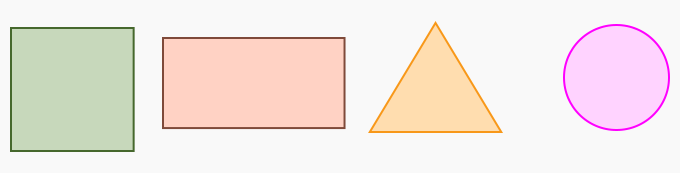
#> input picture Workshop 3-opencv/shape_det/shapes.png, 680 x 173 px
$ python shape_det.py
#> lines starting #> are read from the running program, lines starting #| are printed output that depends on the picture; after the words box and inside, x2 and y2 are one past the last pixel; in counts of white or black regions, pixels touching at a corner belong together
import numpy as np
import cv2

# [16 lines of commented-out code are left out]

img = cv2.imread('shapes.png')
#> img is the input picture: shape (173, 680, 3); mean B, G, R 225.4, 230.5, 241.8
cv2.imshow("img", img)
gray = cv2.cvtColor(img, cv2.COLOR_BGR2GRAY)
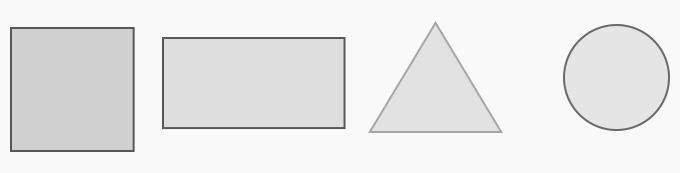
#> gray: shape (173, 680); min 87, max 249, mean 233.3
_, threshold = cv2.threshold(gray, 240, 255, cv2.THRESH_BINARY)
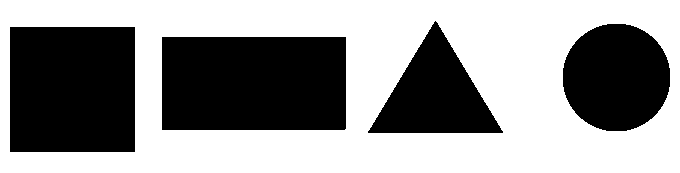
#> threshold: shape (173, 680); 57.9% white; 4 black regions
contours, _ = cv2.findContours(threshold, cv2.RETR_TREE, cv2.CHAIN_APPROX_SIMPLE)
#> contours = 5 contours; box (x1, y1, x2, y2) and area: (0, 0, 680, 173) 116788, (161, 36, 347, 131) 17386, (9, 26, 136, 153) 15874, (562, 23, 671, 132) 9288, (367, 20, 504, 134) 7841
i=1
for contour in contours:
    if i==1:
        i=2
        continue
    approx = cv2.approxPolyDP(contour, 0.01 * cv2.arcLength(contour, True), True)
    cv2.drawContours(img, [contour], 0, (0, 0, 255), 5)
    M = cv2.moments(contour)
    if M['m00'] != 0.0:
        x = int(M['m10']/M['m00'])
        y = int(M['m01']/M['m00'])

    if len(approx) == 3:
        cv2.putText(img, 'Triangle', (x, y),
                    cv2.FONT_HERSHEY_SIMPLEX, 0.6, (0, 0, 0), 2)

    elif len(approx) == 4:
        cv2.putText(img, 'Quadrilateral', (x, y),
                    cv2.FONT_HERSHEY_SIMPLEX, 0.6, (0, 0, 0), 2)
    else:
        cv2.putText(img, 'circle', (x, y),
                    cv2.FONT_HERSHEY_SIMPLEX, 0.6, (0, 0, 0), 2)
#> this loop made 5 passes
#> (approx, x, y) on passes 2, 3, 5: ([[161, 37], [345, 36], [346, 128], [162, 130]], 253, 82), ([[9, 27], [134, 26], [135, 151], [10, 152]], 72, 89), ([[367, 131], [435, 20], [503, 132]], 435, 94)
#> (contour, i) on pass 1: ([[0, 0], [0, 172], [679, 172], [679, 0]], 2)
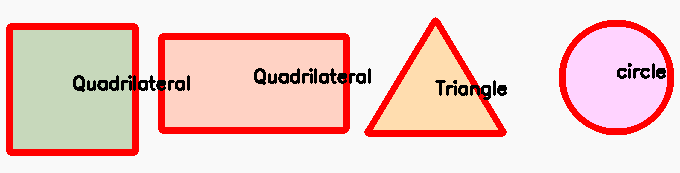
#> img: shape (173, 680, 3); 12.48% of pixels changed, all inside (x1, y1, x2, y2) = (6, 17, 674, 156)
#> after the loop, i = 2
cv2.imshow("shape_detected", img)
cv2.waitKey(0)
cv2.destroyAllWindows()
